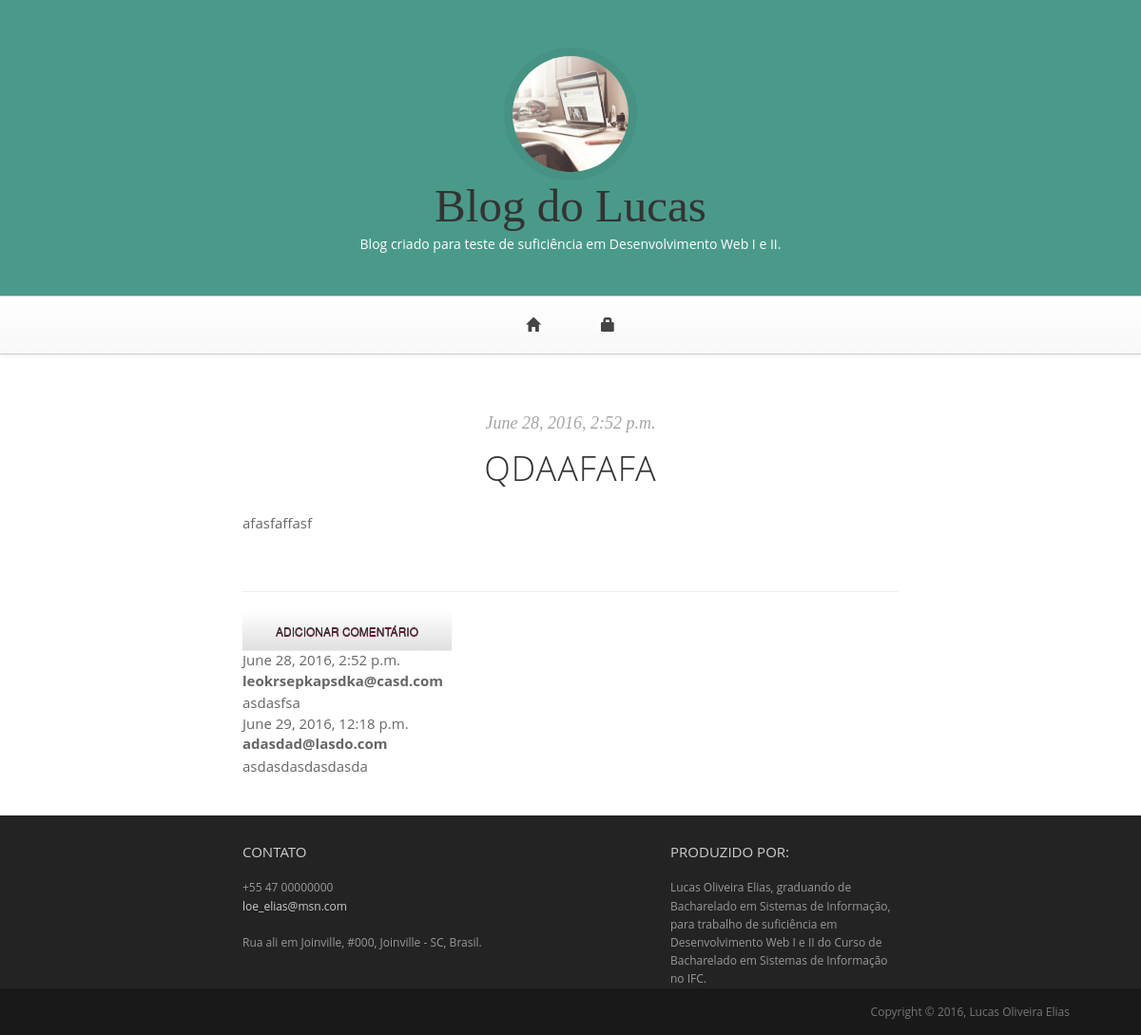
The page /post/35/ on the database its author committed.
### blog/models/postagens.py (models this page shows, shortened)
class Post(models.Model):
    autor = models.ForeignKey('auth.User')
    titulo = models.CharField(max_length=200)
    texto = models.TextField()
    data_criacao = models.DateTimeField(
        default=timezone.now)
    data_publicacao = models.DateTimeField(
        blank=True, null=True)

### blog/models/comentario.py (models this page shows, shortened)
class Comentario(models.Model):
    post = models.ForeignKey('Post', related_name='comentarios')
    autor = models.EmailField()
    texto = models.TextField()
    data_criacao = models.DateTimeField(default=timezone.now)
    comentario_aprovado = models.BooleanField(default=False)

### blog/views/postagens.py (the view)
# urls.py: url(r'^post/(?P<pk>\d+)/$', views.post_detail, name='post_detail'),
def post_detail(request, pk):
    post = get_object_or_404(Post, pk=pk)
    return render(request, 'blog/post_detail.html', {'post': post})

### blog/templates/blog/post_detail.html (shortened to what this page needs)
{% extends 'blog/base.html' %}
{% block content %}
  <article class="post">
    {% if post.data_publicacao %}
      <header class="entry-header">
        <div class="entry-meta">
          <span class="posted-on">
            <time class="entry-date published">
              {{ post.data_publicacao }}
            </time>
          </span>
        </div>
        <h1 class="entry-title">
          {{ post.titulo }}
        </h1>
      </header>
      {% else %}
        <a class="btn btn-default" href="{% url 'post_publish' pk=post.pk %}">Publicar</a>
      {% endif %}
      <article class="entry-content">
        <p>{{ post.texto|linebreaks }}</p>
      </article>
  <hr>
  <article>
    <a class="btn btn-default" href="{% url 'add_comentario_to_post' pk=post.pk %}"> Adicionar Comentário</a>
    {% for comentario in post.comentarios.all %}
      {% if user.is_authenticated or comentario.comentario_aprovado %}
        <article class="comentario">
          <article class="date">
            {{ comentario.data_criacao }}
          </article>
          <strong>{{ comentario.autor }}</strong>
          <p>{{ comentario.texto|linebreaks }}</p>
      </article>
  {% endif %}
  {% empty %}
  <p>
    Comentários ainda não foram feitos. :(
  </p>
{% endfor %}
{% endblock %}

### blog/static/css/blog.css (style rules this page uses)
html { font-size: 100%; }
body { font-size: 15px; font-size: 0.9375rem; font-family: "Open sans", Helvetica, Arial, sans-serif; color: #666666; padding: 0; }
p { line-height: 1.6em; margin: 0 0 0 0; }
h1, h2, h3, h4, h5, h6, .h1, .h2, .h3, .h4, .h5, .h6 { font-family: "Open sans", Helvetica, Arial, sans-serif; font-weight: 400; color: #333333; }
h1 { font-size: 40px; font-size: 2.5rem; }
a { color: #bd1550; }
.btn { font-size: 12px; font-size: 0.75rem; text-decoration: none; text-transform: uppercase; font-family: "Helvetica Neue", Helvetica, Arial, sans-serif; color: #333; -webkit-border-radius: 0px; -webkit-background-clip: padding-box; -moz-border-radius: 0px; -moz-background-clip: padding; border-radius: 0px; background-clip: padding-box; -webkit-transition-property: all; -moz-transition-property: all; -o-transition-property: all; -ms-transition-property: all; transition-property: all; -webkit-transition-duration: 0.2s; -moz-transition-duration: 0.2s; -o-transition-duration: 0.2s; transition-duration: 0.2s; border: 0 none; padding: 12px 35px; text-shadow: 0 1px 0px #780d33; }
.section-title, .entry-title { display: block; width: 100%; overflow: hidden; margin: 0px 0 25px; text-align: center; font-weight: 300; text-transform: uppercase; font-size: 36px; font-size: 2.25rem; letter-spacing: 1px; }
.entry-header .entry-meta { text-align: center; font-family: Georgia, serif; font-size: 18px; font-size: 1.125rem; font-style: italic; font-weight: normal; color: #a5a5a5; margin: 0 0 15px 0; }
.entry-content { margin: 0 0 60px 0; }

### rows shown on the page
Post: data_publicacao "June 28, 2016, 2:52 p.m.", titulo "QDAAFAFA", texto "afasfaffasf"
Comentario: data_criacao "June 28, 2016, 2:52 p.m.", autor "leokrsepkapsdka@casd.com", texto "asdasfsa"
Comentario: data_criacao "June 29, 2016, 12:18 p.m.", autor "adasdad@lasdo.com", texto "asdasdasdasdasda"
